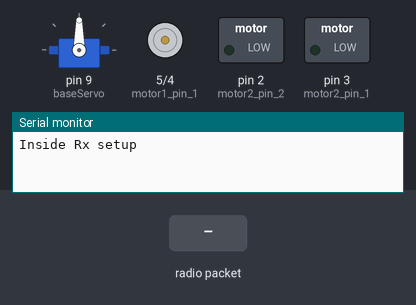
Bench run of a sketch on a simulated Arduino Uno, built with avr-gcc and run on an emulated ATmega328P. On the bench: servo, motor-driver pin pairs drawn as motors (green arrow = first pin HIGH = forward, orange = second pin HIGH = backward, longer = more drive), switched loads named in the sketch (green lamp = pin HIGH), the last lines printed to the serial monitor. Inputs (shaded band) come from the test bench. No radio packets arrive unless stated.

Above: at 1.2 s.
1.3 s: radio packet "V" arrives
At 2.3 s:
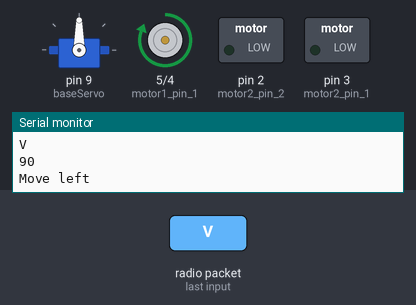
2.8 s: radio packet "Z" arrives
At 3.5 s:
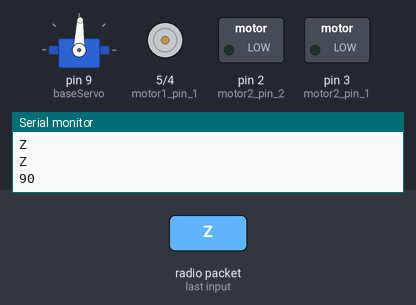
4.3 s: radio packet "S" arrives
Timing chart, 0 to 7.3 s (numbered marks = the images above; inputs shaded):
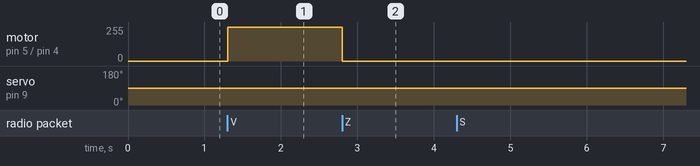

Measured:
- after the input at 1.3 s, motor on pin 5 (motor1_pin_1) / pin 4 (motor1_pin_2): stopped → forward 255/255 at once
- after the input at 2.8 s, motor on pin 5 (motor1_pin_1) / pin 4 (motor1_pin_2): forward 255/255 → stopped at once; servo on pin 9 (baseServo): 90° → 88° at once

The sketch:

car_receiver.ino
```cpp
#include <SPI.h>
#include <nRF24L01.h>
#include <RF24.h>
#include <Servo.h>

Servo baseServo;
String str;

RF24 radio(7, 8); // CE, CSN

// Define output pins for motors
#define motor1_pin_1 5
#define motor1_pin_2 4
#define motor2_pin_1 3
#define motor2_pin_2 2
#define MIN 0
#define MAX 180

const byte addresses[][6] = {"00001", "00002"};

int servoPos = 90;

void setup() {
  radio.begin();
  radio.openReadingPipe(1, addresses[1]);
  radio.setPALevel(RF24_PA_HIGH);
  Serial.begin(9600);

  Serial.println("Inside Rx setup");
  pinMode(motor1_pin_1, OUTPUT);
  pinMode(motor1_pin_2, OUTPUT);
  pinMode(motor2_pin_1, OUTPUT);
  pinMode(motor2_pin_2, OUTPUT);

  baseServo.attach(9);
  baseServo.write(servoPos);
}

void loop() {
  delay(5);
  radio.startListening();
  if (radio.available()) {
    Serial.println("Inside Rx available");
    while (radio.available()) {
      char text[32] = "";
      byte rxLen = radio.getDynamicPayloadSize();
      radio.read(text, rxLen);
      Serial.println(text);
      str = String(text);
      Serial.println(str);
      Serial.println(servoPos);
      if (strcmp(text, "S") == 0) {
        moveFront();
      } else {
        stopCar();
      }
      if (strcmp(text, "T") == 0) {
        moveBack();
      } else {
        stopCar();
      }
      if (strcmp(text, "U") == 0) {
        moveLeft();
      } else {
        stopCar();
      }
      if (strcmp(text, "V") == 0) {
        moveRight();
      } else {
        stopCar();
      }
      if (str.startsWith("Z")) {
        servoPos -= 2;
        if (servoPos < 0) {
          servoPos = 0;
        }
        baseServo.write(servoPos);
        delay(5);
      }
      if (str.startsWith("Y")) {
        servoPos += 2;
        if (servoPos > 180) {
          servoPos = 180;
        }
        baseServo.write(servoPos);
        delay(5);
      }
    }
  }
}

void moveFront() {
  Serial.println("Move front");
  digitalWrite(motor1_pin_1, HIGH);
  digitalWrite(motor1_pin_2, LOW);
  digitalWrite(motor2_pin_1, HIGH);
  digitalWrite(motor2_pin_2, LOW);
}

void moveBack() {
  Serial.println("Move back");
  digitalWrite(motor1_pin_1, LOW);
  digitalWrite(motor1_pin_2, HIGH);
  digitalWrite(motor2_pin_1, LOW);
  digitalWrite(motor2_pin_2, HIGH);
}

void moveRight() {
  Serial.println("Move left");
  digitalWrite(motor1_pin_1, HIGH);
  digitalWrite(motor1_pin_2, LOW);
  digitalWrite(motor2_pin_1, LOW);
  digitalWrite(motor2_pin_2, LOW);
}

void moveLeft() {
  Serial.println("Move left");
  digitalWrite(motor1_pin_1, LOW);
  digitalWrite(motor1_pin_2, LOW);
  digitalWrite(motor2_pin_1, HIGH);
  digitalWrite(motor2_pin_2, LOW);
}

void stopCar() {
//  Serial.println("Car stopped");
  digitalWrite(motor1_pin_1, LOW);
  digitalWrite(motor1_pin_2, LOW);
  digitalWrite(motor2_pin_1, LOW);
  digitalWrite(motor2_pin_2, LOW);
}
```
